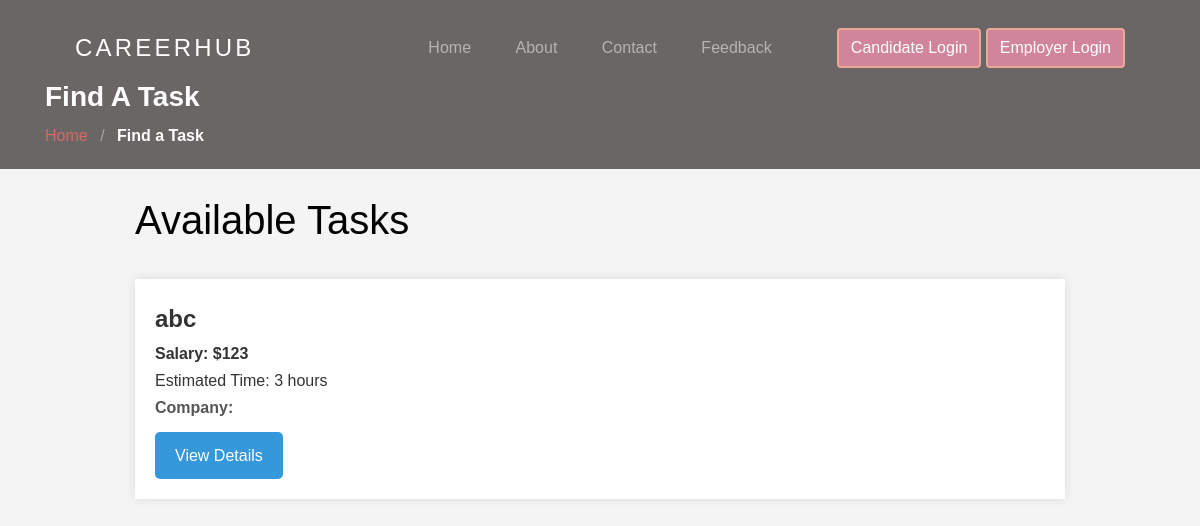
The page /user/find-task.php on the database its author committed.
### tables this page shows
CREATE TABLE `tbl_task` (
  `id` int(11) NOT NULL,
  `title` varchar(80) NOT NULL,
  `salary` varchar(255) NOT NULL,
  `time` varchar(255) NOT NULL,
  `experiance` varchar(200) NOT NULL,
  `job-description` varchar(255) NOT NULL,
  `company-name` varchar(255) NOT NULL,
  `company-description` text NOT NULL,
  `status` int(11) NOT NULL
);

### user/find-task.php (the view, shortened to what this page needs)
<?php
include("header.php");
?>
    <section class="section-hero overlay inner-page bg-image" style="background-color:#d6cdcc;" id="home-section">
      <div class="container">
        <div class="row">
          <div class="col-md-7">
            <h3 class="text-white font-weight-bold">Find A Task</h3>
            <div class="custom-breadcrumbs">
              <a href="index.php">Home</a> <span class="mx-2 slash">/</span>
              <span class="text-white"><strong>Find a Task</strong></span>
            </div>
          </div>
        </div>
      </div>
    </section>
<?php
$servername = "localhost";
$username = "root";
$password = "";
$dbname = "db_careerhub";
$conn = new mysqli($servername, $username, $password, $dbname);
?>
<!DOCTYPE html>
<html>
<head>
</head>
<body style="font-family: Arial, sans-serif; background-color: #f4f4f4;">
    <div class="container" style="width: 80%; margin: auto;">
	<br>
        <h1>Available Tasks</h1>
<br/>
        <?php
        $result = mysqli_query($conn, "SELECT * FROM tbl_task");
        while ($row = $result->fetch_assoc()) {
            echo "<div class='job-listing' style='background: white; margin-bottom: 20px; padding: 20px; box-shadow: 0 0 10px rgba(0, 0, 0, 0.1);'>";
            echo "<div class='job-title' style='font-size: 1.5em; color: #333; font-weight: bold;'>" . $row['title'] . "</div>";
            echo "<div class='salary' style='color: #333; font-weight: bold;'>Salary: $" . $row['salary'] . "</div>";
            echo "<div class='time' style='color: #333;'>Estimated Time: " . $row['time'] . " hours</div>";
            echo "<div class='company-name' style='color: #555; font-weight: bold;'>Company: " . $row['com-name'] . "</div>";
 echo "<a href='task-details.php?id=" . $row['id'] . "' style='display: inline-block; align: right; margin-top: 10px; padding: 10px 20px; background-color: #3498db; color: white; text-decoration: none; border-radius: 5px;'>View Details</a>";
            echo "</div>";
        }
        ?>
    </div>
</body>
</html>

### user/css/style.css (style rules this page uses)
section { padding: 60px 0; overflow: hidden; }
body { font-weight: 400; font-size: 1rem; line-height: 1.7; position: relative; }
body:after { content: ""; position: absolute; top: 0; left: 0; right: 0; bottom: 0; background: rgba(0, 0, 0, 0.7); z-index: 100; opacity: 0; visibility: hidden; -webkit-transition: .3s all ease; -o-transition: .3s all ease; transition: .3s all ease; }
h1, h2, h3, h4 { color: #000; }
.bg-image { background-size: contain; background-position: center center; background-repeat: no-repeat; }
.custom-breadcrumbs a { color: #d46b62; }
.custom-breadcrumbs .slash { color: rgba(255, 255, 255, 0.4); }
.section-hero, .section-hero > .container > .row { height: 100vh; min-height: 900px; }
.section-hero.inner-page, .section-hero.inner-page > .container > .row { height: auto; min-height: auto; padding-top: 40px; padding-bottom: 10px; }
.section-hero.overlay, .section-hero.overlay-2 { position: relative; }
.section-hero.overlay:before, .section-hero.overlay-2:before { z-index: 1; position: absolute; content: ""; top: 0; left: 0; right: 0; bottom: 0; background: rgba(0, 0, 0, 0.5); }
.section-hero > .container { z-index: 2; position: relative; }

### rows shown on the page
tbl_task: title "abc", salary "123", time "3"
